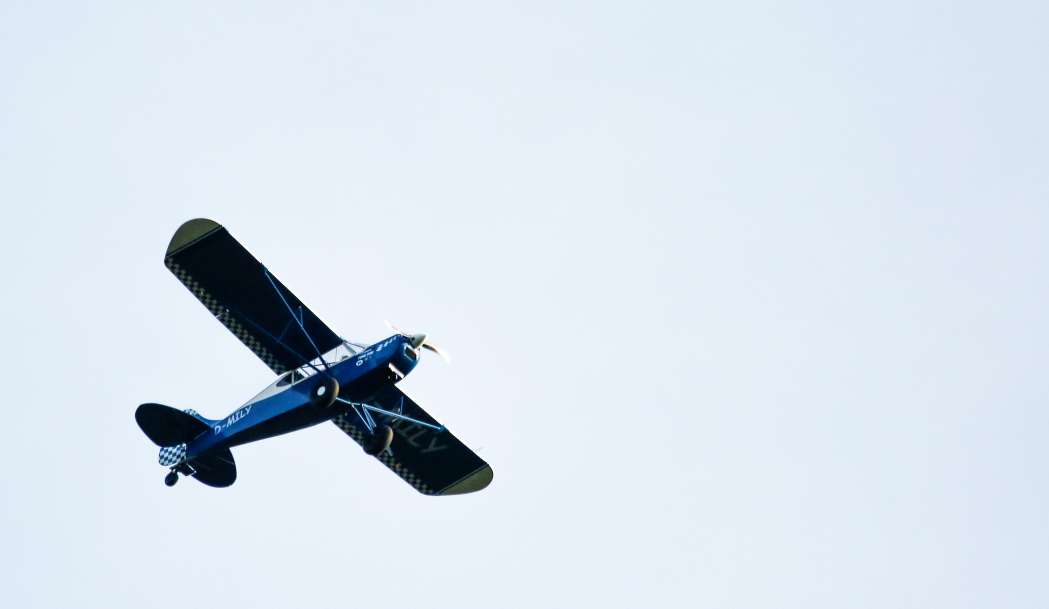
#> input picture Curso Coursera/Semana 2/plane.jpg, 3147 x 1825 px (shown at 1/3 size)
$ jupyter execute .ipynb   (shell and % lines are left out)
#> lines starting #> are read from the running program, lines starting #| are printed output that depends on the picture; after the words box and inside, x2 and y2 are one past the last pixel; in counts of white or black regions, pixels touching at a corner belong together
# Procesamiento de imágenes · Tarea 1

[cell 1]
import cv2
import matplotlib.pyplot as plt
import numpy as np

[cell 2]
plt.rcParams['figure.dpi'] = 200

[cell 3]
img_path = 'plane.jpg'
img_gray = cv2.imread(img_path, cv2.IMREAD_GRAYSCALE)
#> img_gray: shape (1825, 3147); min 0, max 255, mean 224.3
img_color = cv2.imread(img_path, cv2.IMREAD_COLOR)[:, :, ::-1]

[cell 4]
plt.imshow(img_color)
plt.title('Imagen original (a color)')
plt.show()

[cell 5]
print(f'Las dimensiones de la imagen son {img_gray.shape}')
#| Las dimensiones de la imagen son (1825, 3147)
print(f'La clase de la imagen es {type(img_gray)}')
#| La clase de la imagen es <class 'numpy.ndarray'>
print(f'La clase de los pixeles es {img_gray.dtype}')
#| La clase de los pixeles es uint8
print(f'La intensidad más baja de la imagen es {img_gray.min()}')
#| La intensidad más baja de la imagen es 0
print(f'La intensidad más alta de la imagen es {img_gray.max()}')
#| La intensidad más alta de la imagen es 255

plt.imshow(img_gray, cmap='gray')
plt.title('Imagen original (en escala de grises)')
plt.show()

[cell 6]
plt.hist(img_gray.ravel(), 256)
plt.title('Histograma')
plt.xlabel('Intensidad del pixel')
plt.ylabel('Cantidad')
plt.show()
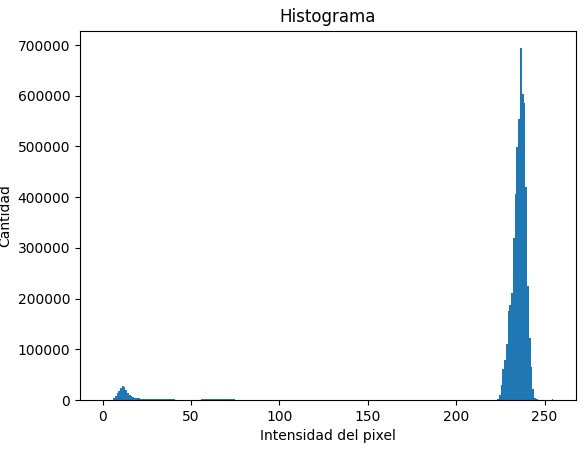
#> figure drawn by matplotlib, 1 panel; tallest bar 693713 high, from x = 236.1 to 237.1

[cell 7]
plt.hist(img_gray.ravel(), 256)
plt.title('Histograma (aumento en el eje Y)')
plt.xlabel('Intensidad del pixel')
plt.ylabel('Cantidad')
plt.ylim(0, 5000)
plt.show()
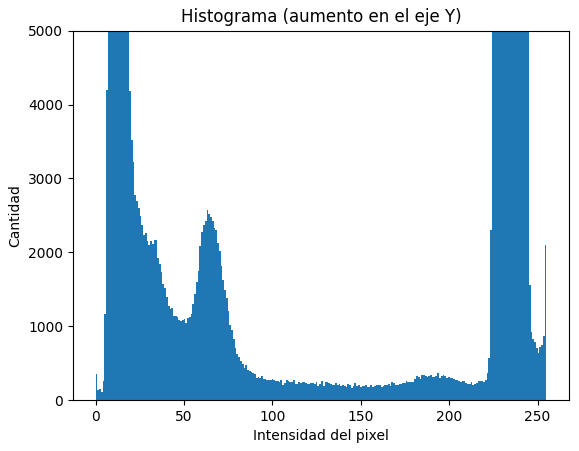
#> figure drawn by matplotlib, 1 panel; tallest bar 693713 high, from x = 236.1 to 237.1

[cell 8]
threshold = 150
img_binary = cv2.threshold(img_gray, threshold, 255, cv2.THRESH_BINARY_INV)[1]
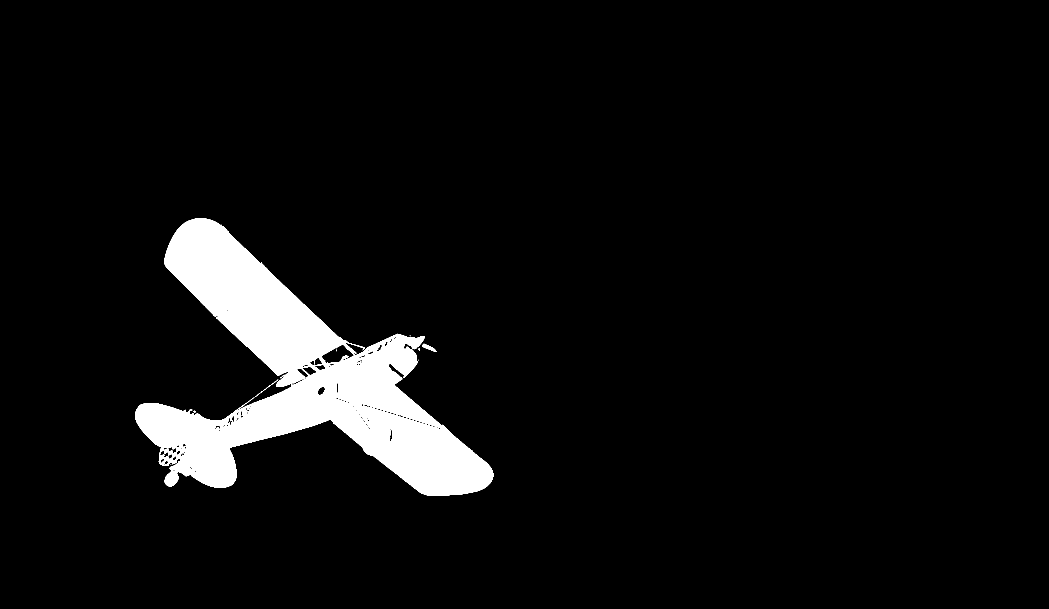
#> img_binary: shape (1825, 3147) (shown at 1/3 size); 5.6% white; 15 white regions (11 under 20 px)

[cell 9]
print(f'La clase de los pixeles es {img_binary.dtype}')
#| La clase de los pixeles es uint8
print(f'La intensidad más baja de la imagen es {img_binary.min()}')
#| La intensidad más baja de la imagen es 0
print(f'La intensidad más alta de la imagen es {img_binary.max()}')
#| La intensidad más alta de la imagen es 255

plt.imshow(img_binary, cmap='gray')
plt.title('Imagen binaria con el avión segmentado')
plt.show()

[cell 10]
nonzero_pixels = np.count_nonzero(img_binary)
#> nonzero_pixels = 322577
total_pixels = img_gray.shape[0] * img_gray.shape[1]
#> total_pixels = 5743275
nonzero_percent = nonzero_pixels / total_pixels * 100
#> nonzero_percent = 5.62
print(f'{nonzero_percent:.2f}% ({nonzero_pixels}/{total_pixels}) de los pixeles corresponden al avión')
#| 5.62% (322577/5743275) de los pixeles corresponden al avión

[cell 11]
bbox_x, bbox_y, bbox_w, bbox_h = cv2.boundingRect(img_binary)
#> bbox_x = 405; bbox_y = 655; bbox_w = 1075; bbox_h = 833
print(f'Posición X: {bbox_x}')
#| Posición X: 405
print(f'Posición Y: {bbox_y}')
#| Posición Y: 655
print(f'Ancho: {bbox_w}')
#| Ancho: 1075
print(f'Alto: {bbox_h}')
#| Alto: 833

plt.imshow(cv2.rectangle(img_color.copy(), (bbox_x, bbox_y) ,(bbox_x + bbox_w, bbox_y + bbox_h), (255, 0, 0), 10))
plt.title('Imagen con bounding box indicando el avión')
plt.show()
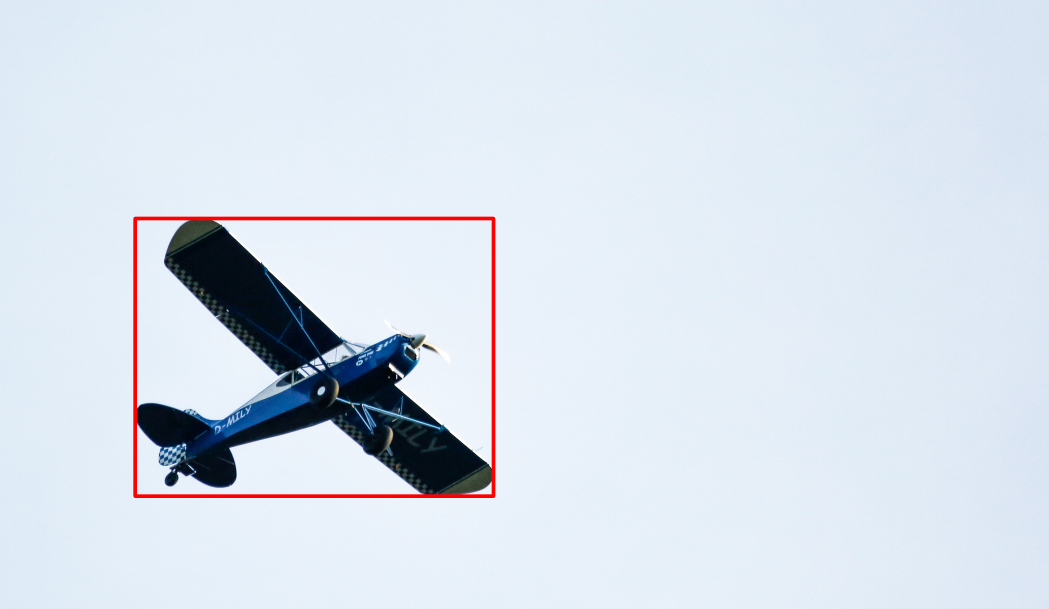
#> shown: shape (1825, 3147, 3) (shown at 1/3 size); mean R, G, B 216.1, 224.7, 235

[cell 12]
contours, hierarchy = cv2.findContours(img_binary, cv2.RETR_EXTERNAL, cv2.CHAIN_APPROX_SIMPLE)
#> contours = 10 contours, 7 with area under 20; largest, box (x1, y1, x2, y2) and area: (405, 655, 1480, 1488) 330506, (1266, 1031, 1310, 1056) 356, (765, 1138, 835, 1191) 41
plt.imshow(cv2.drawContours(img_color.copy(), [contours[-1]], -1, (255, 0, 0), 10))
plt.title('Imagen con contorno alrededor del avión')
plt.show()
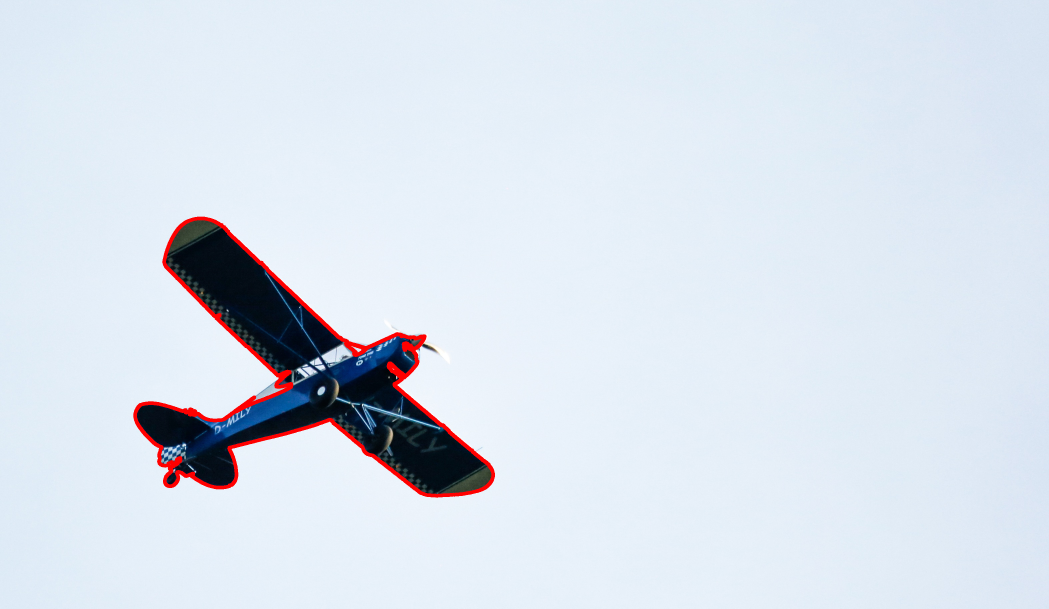
#> shown: shape (1825, 3147, 3) (shown at 1/3 size); mean R, G, B 217.2, 225.1, 235.2

[cell 13]
masked = cv2.bitwise_and(img_color, img_color, mask=img_binary)
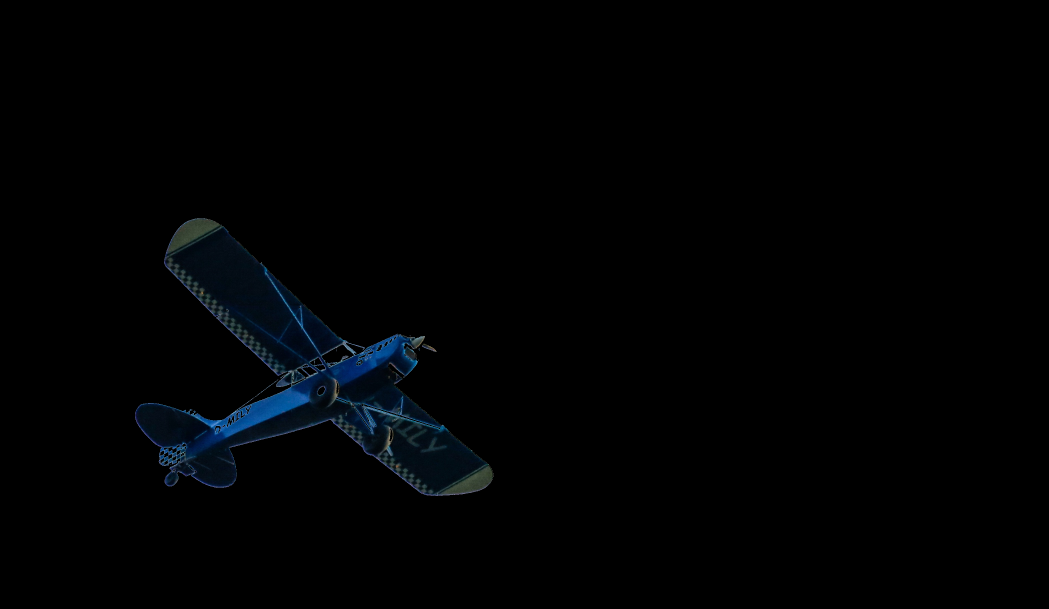
#> masked: shape (1825, 3147, 3) (shown at 1/3 size); mean R, G, B 0.8, 1.9, 2.9
plt.imshow(masked)
plt.title('Imagen con el fondo eliminado')
plt.show()
